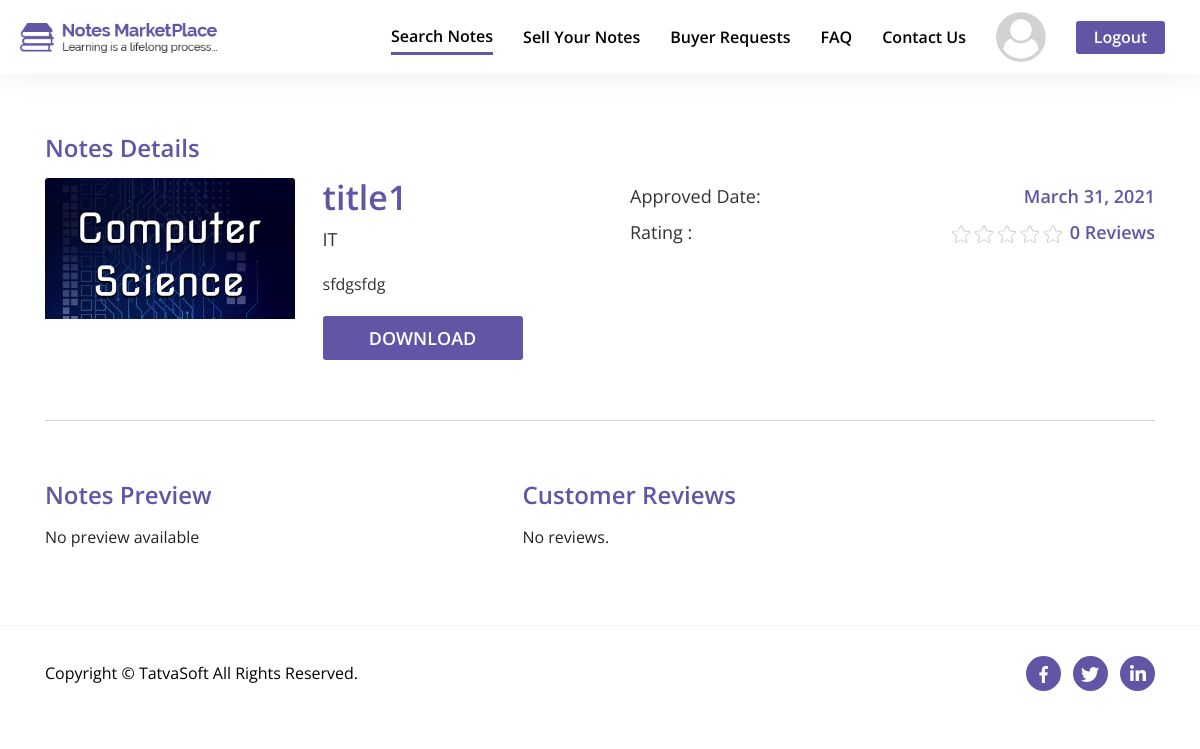
/Front/html/note-detail.php?note_id=496 (signed in), run on the app's committed database.
### tables this page shows
CREATE TABLE `system_configuration` (
  `SysConfigID` int(11) NOT NULL,
  `Key` varchar(100) NOT NULL,
  `Value` mediumtext NOT NULL,
  `CreatedDate` datetime DEFAULT current_timestamp(),
  `CreatedBy` int(11) DEFAULT NULL,
  `ModifiedDate` datetime DEFAULT NULL ON UPDATE current_timestamp(),
  `ModifiedBy` int(11) DEFAULT NULL,
  `IsActive` bit(1) NOT NULL DEFAULT b'1'
);

CREATE TABLE `seller_notes` (
  `NoteID` int(11) NOT NULL,
  `SellerID` int(11) NOT NULL,
  `Status` int(11) NOT NULL,
  `ActionedBy` int(11) DEFAULT NULL,
  `AdminRemarks` mediumtext DEFAULT NULL,
  `PublishedDate` datetime DEFAULT NULL,
  `Title` varchar(100) NOT NULL,
  `Category` int(11) NOT NULL,
  `DisplayPicture` varchar(500) DEFAULT NULL,
  `NoteType` int(11) DEFAULT NULL,
  `NumberOfPages` int(11) DEFAULT NULL,
  `Description` mediumtext NOT NULL,
  `UniversityName` varchar(200) DEFAULT NULL,
  `Country` int(11) DEFAULT NULL,
  `Course` varchar(100) DEFAULT NULL,
  `CourseCode` varchar(100) DEFAULT NULL,
  `Professor` varchar(100) DEFAULT NULL,
  `IsPaid` bit(1) NOT NULL,
  `SellingPrice` decimal(10,0) DEFAULT NULL,
  `NotesPreview` mediumtext DEFAULT NULL,
  `CreatedDate` datetime DEFAULT current_timestamp(),
  `CreatedBy` int(11) DEFAULT NULL,
  `ModifiedDate` datetime DEFAULT NULL ON UPDATE current_timestamp(),
  `ModifiedBy` int(11) DEFAULT NULL,
  `IsActive` bit(1) NOT NULL DEFAULT b'1'
);

CREATE TABLE `note_categories` (
  `CategoryID` int(11) NOT NULL,
  `Name` varchar(100) NOT NULL,
  `Description` mediumtext NOT NULL,
  `CreatedDate` datetime DEFAULT current_timestamp(),
  `CreatedBy` int(11) DEFAULT NULL,
  `ModifiedDate` datetime DEFAULT NULL ON UPDATE current_timestamp(),
  `ModifiedBy` int(11) DEFAULT NULL,
  `IsActive` bit(1) NOT NULL DEFAULT b'1'
);

### Front/html/note-detail.php (the view, shortened to what the rows shown need)
<?php include "../includes/head.php"; ?>
<body>
    <section id="note-detail">
        <?php if (isset($_SESSION['UserLoggedIn'])) { ?>
            <div class="only-white-nav extra-style-nav">
                <header class="site-header">
                    <div class="header-wrapper">
                        <div class="logo-wrapper">
                            <a href="index.php" title="Site Logo">
                                <img src="../images/logo/dark-logo.png" alt="Logo">
                            </a>
                        </div>
                        <div class="navigation-wrapper">
                            <nav class="main-nav">
                                <ul class="menu-navigation">
                                    <li class="active">
                                        <a class="hover-bottom-border" href="search-notes.php">Search Notes</a>
                                    </li>
                                    <li>
                                        <a class="hover-bottom-border" href="dashboard.php">Sell Your Notes</a>
                                    </li>
                                    <li>
                                        <a class="hover-bottom-border" href="buyers-requests.php">Buyer Requests</a>
                                    </li>
                                    <li>
                                        <a class="hover-bottom-border" href="faq.php">FAQ</a>
                                    </li>
                                    <li>
                                        <a class="hover-bottom-border" href="contact-us.php">Contact Us</a>
                                    </li>
                                    <li class="logged-in-user-photo-li">
                                        <div class="dropdown">
                                            <a href="#" role="button" id="dropdownMenuLink" data-toggle="dropdown" aria-haspopup="true" aria-expanded="false">
                                                <div class="logged-in-user-photo">
                                                    <img src="<?php echo $user_dp_path; ?>" alt="User Photo" class="rounded-circle">
                                                </div>
                                            </a>
                                        </div>
                                    </li>
                                    <li>
                                        <a class="btn btn-general btn-purple logout-link" href="javascript:void(0)" title="Download" role="button">Logout</a>
                                    </li>
                                </ul>
                            </nav>
                        </div>
                    </div>
                </header>
            </div>
        <?php } ?>
        <?php
        if (isset($_SESSION['UserID'])) {
            $UserID = $_SESSION['UserID'];
        }
        if (isset($_GET['note_id'])) {
            $NoteID = $_GET['note_id'];
            $get_note_details = "SELECT SellerID, DATE_FORMAT(PublishedDate, '%M %e, %Y') as PublishedDate, Title, Category, DisplayPicture, NoteType, NumberOfPages, Description, UniversityName, Country, Course, CourseCode, Professor, IsPaid, SellingPrice, NotesPreview FROM seller_notes WHERE NoteID = {$NoteID} ";
            $get_note_details_query = mysqli_query($connection, $get_note_details);
            $note_details_row = mysqli_fetch_assoc($get_note_details_query);
            $NoteDP = $note_details_row['DisplayPicture'];
            if ($NoteDP != null) {
                $NoteDP_path = $NoteDP;
            } else {
                $get_default_dp = mysqli_query($connection, "SELECT * FROM system_configuration c WHERE c.Key = 'DefaultNoteDisplayPicture' ");
                confirmQuery($get_default_dp);
                $get_default_dp_path = mysqli_fetch_assoc($get_default_dp)['Value'];
                $NoteDP_path = str_replace("..", "../../Admin", $get_default_dp_path);
            }
            $NoteTitle = $note_details_row['Title'];
            $NoteCategoryID = $note_details_row['Category'];
            $NoteCategory = mysqli_fetch_assoc(mysqli_query($connection, "SELECT Name From note_categories WHERE CategoryID = {$NoteCategoryID}"))['Name'];
            $NoteDesc = $note_details_row['Description'];
            $NoteIsPaid = $note_details_row['IsPaid'];
            $get_attachments = "SELECT * FROM seller_notes_attachements WHERE NoteID = {$NoteID} AND IsActive = 1 ";
            $get_attachments_query = mysqli_query($connection, $get_attachments);
            $get_attachments_count = mysqli_num_rows($get_attachments_query);
        }
        ?>
        <div class="container">
            <div class="content-box-lg with-bottom-border">
                <div class="row no-gutters">
                    <div class="col-lg-6 col-md-6 col-sm-12 col-12 note-details-left">
                        <div class="row no-gutters">
                            <div class="col-lg-6 col-md-6 col-sm-6 col-12"><img class="note-img-full img-fluid" src="<?php echo $NoteDP_path; ?>" alt=""></div>
                            <div class="col-lg-6 col-md-6 col-sm-6 col-12">
                                <div class="note-desc-box">
                                    <p class="note-name"><?php echo $NoteTitle; ?></p>
                                    <p class="note-type-genre"><?php echo $NoteCategory; ?></p>
                                    <p class="note-desc"><?php echo $NoteDesc; ?></p>
                                    <?php
                                    if (isset($_SESSION['UserLoggedIn'])) {
                                        $check_downloads = "SELECT * FROM downloads WHERE NoteID = {$NoteID} AND Downloader = {$UserID} ";
                                        $check_downloads_query = mysqli_query($connection, $check_downloads);
                                        $check_downloads_count = mysqli_num_rows($check_downloads_query);
                                    }
                                    if ($get_attachments_count == 1) { ?>
                                        <?php }
                                    if (isset($_SESSION['UserLoggedIn'])) {
                                        if ($NoteIsPaid == 0) { ?>
                                            <form action="" method="POST" id="free-note-download-form" data-note-count="<?php echo $get_attachments_count; ?>" data-check-downloads="<?php echo $check_downloads_count; ?>"><button name="FreeNoteButton" type="submit" class="btn btn-general btn-purple">Download<?php echo $NoteSellingPrice; ?></button></form>
                                        <?php }
                                    }
                                        ?>
                                </div>
                            </div>
                        </div>
                    </div>
                </div>
            </div>
        </div>
    </section>
</body>
</html>

### data on the page
system_configuration: Value (placeholder picture)
seller_notes: DisplayPicture (picture), Title "title1", Category.Name "IT", Description "sfdgsfdg"

### other printed values
$NoteApprovedDate "March 31, 2021"
$total_note_reviews "0"
